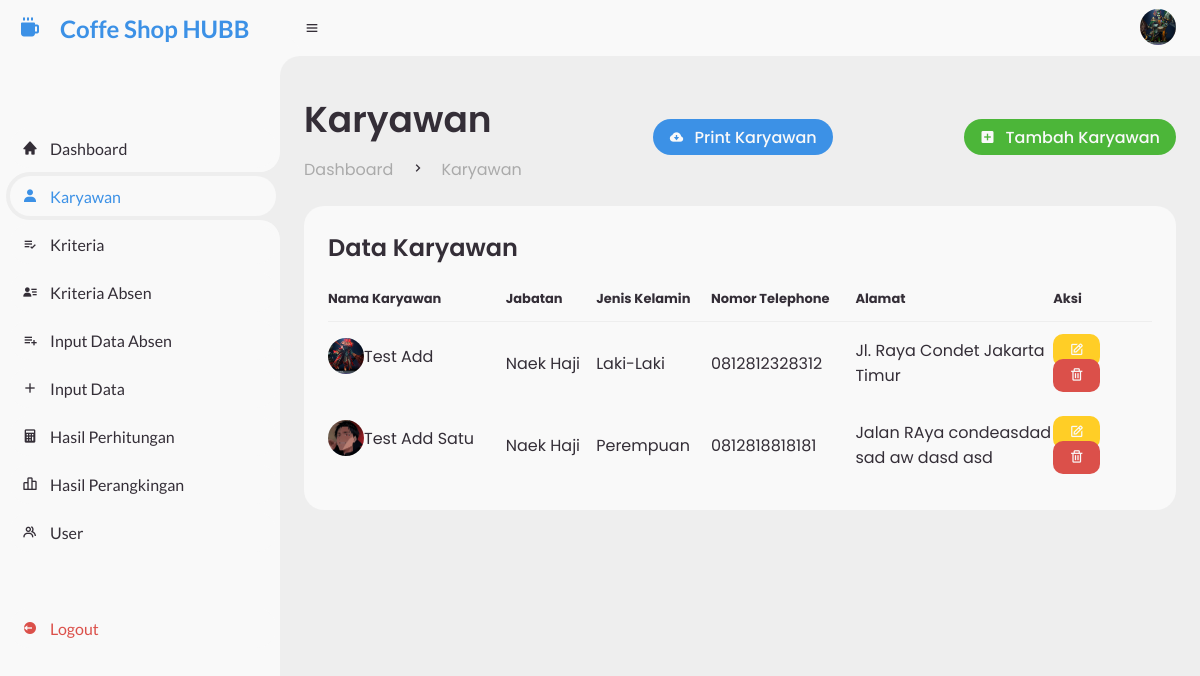
The page /karyawan-page.php (signed in) on the database its author committed.
### tables this page shows
CREATE TABLE `karyawan` (
  `karyawan_id` varchar(100) NOT NULL,
  `nama_karyawan` varchar(255) NOT NULL,
  `jabatan_karyawan` varchar(255) NOT NULL,
  `jk_karyawan` varchar(10) NOT NULL,
  `tlp_karyawan` varchar(30) NOT NULL,
  `alamat_karyawan` text NOT NULL,
  `profile` varchar(100) NOT NULL,
  `sd` int NOT NULL DEFAULT '0',
  `pc` int NOT NULL DEFAULT '0',
  `dt` int NOT NULL DEFAULT '0',
  `i` int NOT NULL DEFAULT '0',
  `s` int NOT NULL DEFAULT '0',
  `a` int NOT NULL DEFAULT '0',
  `point_absen` varchar(10) NOT NULL DEFAULT '0',
  `kj` int NOT NULL DEFAULT '0',
  `ks` int NOT NULL DEFAULT '0',
  `tj` int NOT NULL DEFAULT '0',
  `siplin` int NOT NULL DEFAULT '0',
  `ktlt` int NOT NULL DEFAULT '0',
  `vector_s` decimal(8,2) NOT NULL,
  `vector_v` decimal(3,2) NOT NULL
);

### karyawan-page.php (the view, shortened to what this page needs)
<?php
include './componen/header.php';
include './process/koneksi.php'
?>
<body>
   <?php
   include './componen/sidebar.php';
   ?>
   <section id="content">
      <?php
      include './componen/navbar.php';
      ?>
      <main>
         <div class="head-title">
            <?php
            include './componen/breadcrumb.php';
            ?>
            <a href="./process/print_karyawan.php" class="btn-download" target="_blank">
               <i class="bx bxs-cloud-download"></i>
               <span class="text">Print Karyawan</span>
            </a>
            <a href="#modal-add-karyawan" class="btn-add">
               <i class="bx bxs-plus-square"></i>
               <span class="text">Tambah Karyawan</span>
            </a>
         </div>
         <div class="table-data">
            <div class="order">
               <div class="head">
                  <h3>Data Karyawan</h3>
               </div>
               <table>
                  <thead>
                     <tr>
                        <th>Nama Karyawan</th>
                        <th>Jabatan</th>
                        <th>Jenis Kelamin</th>
                        <th>Nomor Telephone</th>
                        <th style="width: 24%">Alamat</th>
                        <th style="width: 12%">Aksi</th>
                     </tr>
                  </thead>
                  <tbody>
                     <?php
                     $select = mysqli_query($connect, "SELECT * FROM karyawan");
                     while ($data = mysqli_fetch_array($select)) {
                     ?>
                        <tr>
                           <td class="user" style="align-items: center; display: flex;">
                              <img src="./images/karyawan/<?php echo $data['profile']; ?>" class="table-img" />
                              <p><?php echo $data['nama_karyawan']; ?></p>
                           </td>
                           <td><?php echo $data['jabatan_karyawan']; ?></td>
                           <td><?php echo $data['jk_karyawan']; ?></td>
                           <td><?php echo $data['tlp_karyawan']; ?></td>
                           <td><?php echo $data['alamat_karyawan']; ?></td>
                           <td>
                              <a href="#modal-edit-karyawan<?php echo $data['karyawan_id']; ?>" class="status edit">
                                 <i class="bx bx-edit"></i>
                              </a>
                              <a href="#modal-delete-karyawan<?php echo $data['karyawan_id']; ?>" class="status delete">
                                 <i class="bx bx-trash"></i>
                              </a>
                           </td>
                        </tr>
                     <?php $no++;
                     } ?>
                  </tbody>
               </table>
            </div>
         </div>
      </main>
   </section>
   <?php
   include './componen/script.php';
   ?>

### componen/header.php (shortened to what this page needs)
<!DOCTYPE html>
<html lang="en">
<head>
    <link href="https://unpkg.com/boxicons@2.0.9/css/boxicons.min.css" rel="stylesheet" />
    <link rel="stylesheet" href="./css/style.css" />
</head>

### componen/sidebar.php (shortened to what this page needs)
<section id="sidebar">
    <a href="landing-page.php" class="brand">
        <i class="bx bxs-coffee"></i>
        <span class="text">Coffe Shop HUBB</span>
    </a>
    <ul class="side-menu top">
        <li class="<?= basename($_SERVER['PHP_SELF']) == 'landing-page.php' ? 'active' : '' ?>">
            <a href="landing-page.php">
                <i class="bx bxs-home"></i>
                <span class="text">Dashboard</span>
            </a>
        </li>
        <li class="<?= basename($_SERVER['PHP_SELF']) == 'karyawan-page.php' ? 'active' : '' ?>">
            <a href="karyawan-page.php">
                <i class="bx bxs-user"></i>
                <span class="text">Karyawan</span>
            </a>
        </li>
        <li class="<?= basename($_SERVER['PHP_SELF']) == 'kriteria-page.php' ? 'active' : '' ?>">
            <a href="kriteria-page.php">
                <i class="bx bx-list-check"></i>
                <span class="text">Kriteria</span>
            </a>
        </li>
        <li class="<?= basename($_SERVER['PHP_SELF']) == 'absen-page.php' ? 'active' : '' ?>">
            <a href="absen-page.php">
                <i class="bx bxs-user-detail"></i>
                <span class="text">Kriteria Absen</span>
            </a>
        </li>
        <li class="<?= basename($_SERVER['PHP_SELF']) == 'input-absen-page.php' || basename($_SERVER['PHP_SELF']) == 'hasil-absen-page.php' ? 'active' : '' ?>">
            <a href="input-absen-page.php">
                <i class="bx bx-list-plus"></i>
                <span class="text">Input Data Absen</span>
            </a>
        </li>
        <li class="<?= basename($_SERVER['PHP_SELF']) == 'input-page.php' ? 'active' : '' ?>">
            <a href="input-page.php">
                <i class="bx bx-plus"></i>
                <span class="text">Input Data</span>
            </a>
        </li>
        <li class="<?= basename($_SERVER['PHP_SELF']) == 'perhitungan-page.php' ? 'active' : '' ?>">
            <a href="perhitungan-page.php">
                <i class="bx bxs-calculator"></i>
                <span class="text">Hasil Perhitungan</span>
            </a>
        </li>
        <li class="<?= basename($_SERVER['PHP_SELF']) == 'ranking-page.php' ? 'active' : '' ?>">
            <a href="ranking-page.php">
                <i class="bx bx-bar-chart-alt-2"></i>
                <span class="text">Hasil Perangkingan</span>
            </a>
        </li>
        <li class="<?= basename($_SERVER['PHP_SELF']) == 'user-page.php' ? 'active' : '' ?>">
            <a href="user-page.php">
                <i class="bx bx-group"></i>
                <span class="text">User</span>
            </a>
        </li>
    </ul>
    <ul class="side-menu">
        <li>
            <a href="#modal-logout" class="logout">
                <i class="bx bxs-log-out-circle"></i>
                <span class="text">Logout</span>
            </a>
        </li>
    </ul>
</section>

### componen/navbar.php (shortened to what this page needs)
<nav>
    <i class="bx bx-menu"></i>
    <?php
    if (isset($_SESSION['nama_pengguna'])) {
        $nama_pengguna = $_SESSION['nama_pengguna'];
        $query = "SELECT profile FROM pengguna WHERE nama_pengguna='$nama_pengguna'";
        $result = mysqli_query($connect, $query);
        if ($result && mysqli_num_rows($result) > 0) {
            $data = mysqli_fetch_assoc($result);
            $profile_image = $data['profile'];
        } else {
            $profile_image = './images/image.png';
        }
    } else {
        $profile_image = './images/image.png';
    }
    ?>
    <a href="#" class="profile">
        <img src="./images/user/<?php echo htmlspecialchars($profile_image); ?>" alt="Profile Image" />
    </a>
</nav>

### componen/breadcrumb.php (shortened to what this page needs)
<?php
function generate_breadcrumb()
{
    $current_url = basename($_SERVER['REQUEST_URI'], ".php");
    $breadcrumb = '<ol class="breadcrumb">';
    if ($current_url == 'karyawan-page') {
        $breadcrumb .= '
        <li><i class="bx bx-chevron-right"></i></a>
        <li>
            <a >Karyawan</a>
        </li>
        ';
    } elseif ($current_url == 'landing-page') {
        $breadcrumb .= '
        ';
    }
    $breadcrumb .= '</ol>';
    return $breadcrumb;
}
function get_page_title()
{
    $current_url = basename($_SERVER['REQUEST_URI'], ".php");
    if ($current_url == 'landing-page') {
        return 'Dashboard';
    } elseif ($current_url == 'karyawan-page') {
        return 'Karyawan';
    } elseif ($current_url == 'kriteria-page') {
        return 'Kriteria';
    } elseif ($current_url == 'absen-page') {
        return 'Absen';
    } elseif ($current_url == 'penilaian-page') {
        return 'Penilaian';
    } elseif ($current_url == 'perhitungan-page') {
        return 'Perhitungan';
    } elseif ($current_url == 'ranking-page') {
        return 'Perangkingan';
    } elseif ($current_url == 'user-page') {
        return 'User';
    } elseif ($current_url == 'input-absen-page') {
        return 'Input Absen';
    } elseif ($current_url == 'hasil-absen-page') {
        return 'Hasil Absen';
    } elseif ($current_url == 'input-page') {
        return 'Input Nilai';
    }
    return 'Dashboard';
}
?>
<div class="left">
    <h1><?php echo get_page_title(); ?></h1>
    <ul class="breadcrumb">
        <li>
            <a href="#">Dashboard</a>
        </li>
        <?php echo generate_breadcrumb(); ?>
    </ul>
</div>

### componen/script.php (shortened to what this page needs)
</body>
</html>

### rows shown on the page
karyawan: profile (picture), nama_karyawan "Test Add", jabatan_karyawan "Naek Haji", jk_karyawan "Laki-Laki", tlp_karyawan "0812812328312", alamat_karyawan "Jl. Raya Condet Jakarta Timur"
karyawan: profile (picture), nama_karyawan "Test Add Satu", jabatan_karyawan "Naek Haji", jk_karyawan "Perempuan", tlp_karyawan "0812818818181", alamat_karyawan "Jalan RAya condeasdad sad aw dasd asd"

### other values the page prints
get_page_title() "Karyawan"
